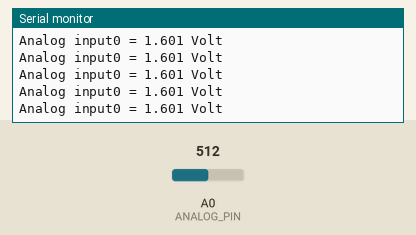
This sketch was run on a simulated Arduino Uno, built with avr-gcc and run on an emulated ATmega328P. Parts: the last lines printed to the serial monitor. The test bench sets the inputs (shaded band); at power-on: A0 (ANALOG_PIN) = 512.

Above: at 1.2 s.
1.3 s: A0 (ANALOG_PIN) set to 322
At 1.56 s:
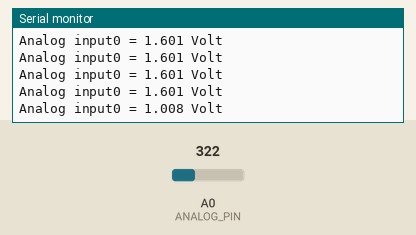
2.8 s: A0 (ANALOG_PIN) set to 299
At 2.96 s:
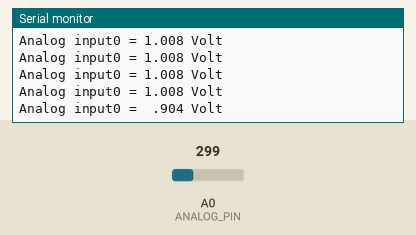

The sketch:

AnalogVolt.ino
```cpp
#include <stdio.h>
#define ANALOG_PIN A0

int analogValue = 0;
void setup() {
  Serial.begin(115200);

}

void loop() {
  char str[5];
  int temp;
  analogValue = analogRead(ANALOG_PIN);
  temp = analogValue * 3.3 / 1023*1000;
  sprintf(str,"%4d",temp);
  Serial.print("Analog input0 = ");
  Serial.print(str[0]);
  Serial.print(".");
  if(str[1] == ' ')Serial.print("0");
  else Serial.print(str[1]);
  if(str[2] = ' ')Serial.print("0");
  else Serial.print(str[2]);
  Serial.print(str[3]);
  Serial.println(" Volt");
  delay(200);

}
```

Measured:
- the behaviour switches between 310 and 309 on A0 (ANALOG_PIN) (found by bisection; images 1 and 2)
- after the input at 1.3 s, the serial monitor: prints a new line after 0.10 s (image 1)
- after the input at 2.8 s, the serial monitor: prints a new line at once (image 2)
